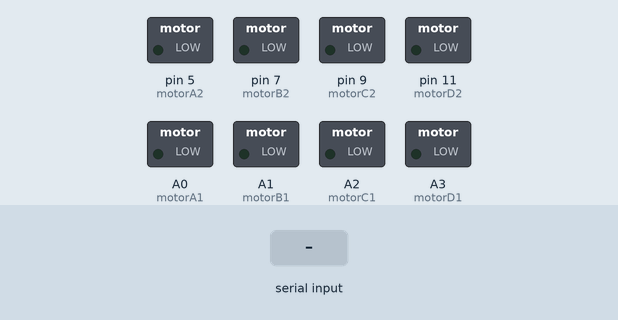
A sketch run on a simulated Arduino Uno, built with avr-gcc and run on an emulated ATmega328P. Shown: switched loads named in the sketch (green lamp = pin HIGH). The test bench sets the inputs (shaded band).

Above: at 1.2 s.
1.3 s: "f" received over Serial
At 2.4 s:
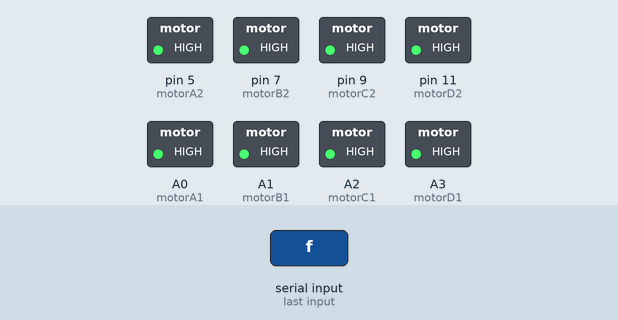
2.8 s: "b" received over Serial
At 3.6 s:
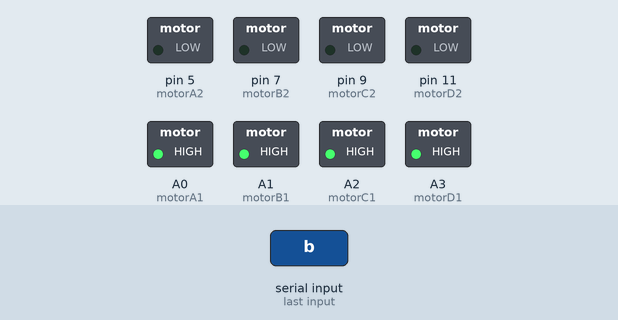
4.3 s: "r" received over Serial
At 4.7 s:
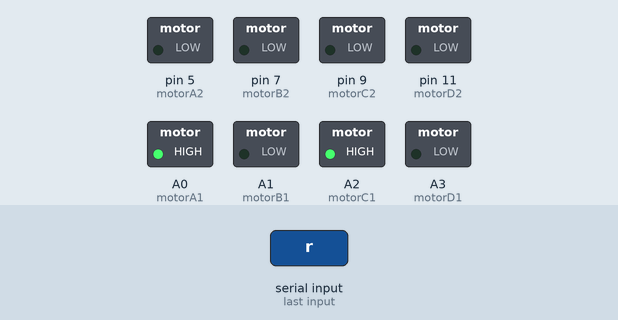
5.8 s: "l" received over Serial
At 7.0 s:
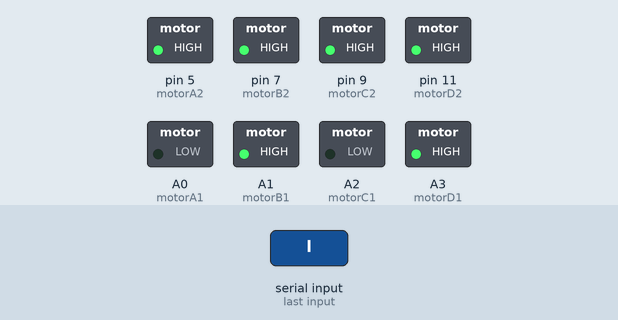
7.3 s: "s" received over Serial
At 8.2 s:
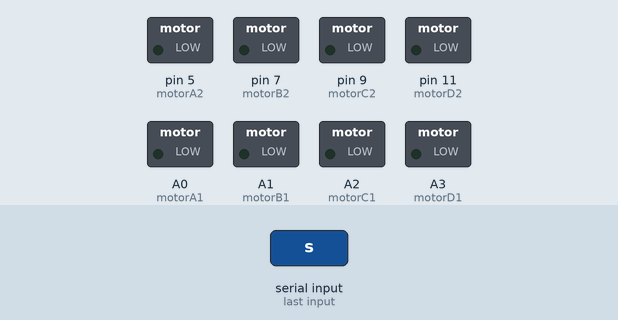
Timing chart, 0 to 9.8 s (numbered marks = the images above; inputs shaded):
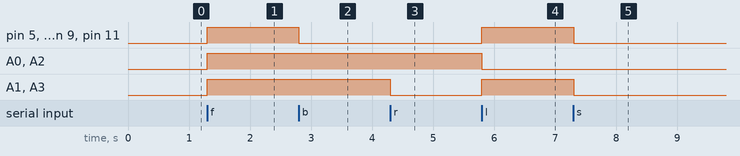

Measured:
- after the input at 1.3 s, pin 5 (motorA2), pin 7 (motorB2), pin 9 (motorC2), pin 11 (motorD2), A0 (motorA1), A1 (motorB1), A2 (motorC1), A3 (motorD1): LOW → HIGH at once
- after the input at 2.8 s, pin 5 (motorA2), pin 7 (motorB2), pin 9 (motorC2), pin 11 (motorD2): HIGH → LOW at once
- after the input at 4.3 s, A1 (motorB1), A3 (motorD1): HIGH → LOW at once
- after the input at 5.8 s, pin 5 (motorA2), pin 7 (motorB2), pin 9 (motorC2), pin 11 (motorD2), A1 (motorB1), A3 (motorD1): LOW → HIGH at once; A0 (motorA1), A2 (motorC1): HIGH → LOW at once
- after the input at 7.3 s, pin 5 (motorA2), pin 7 (motorB2), pin 9 (motorC2), pin 11 (motorD2), A1 (motorB1), A3 (motorD1): HIGH → LOW at once

The sketch:

mdd10a.ino
```cpp
#define motorA1 A0 //pwm
#define motorA2 5 //dir
#define motorB1 A1 //pwm
#define motorB2 7 //dir
#define motorC1 A2 //pwm
#define motorC2 9 //dir
#define motorD1 A3  //pwm
#define motorD2 11//dir
char a;


void setup() {
  // put your setup code here, to run once:
  Serial.begin(9600);
  pinMode(A0,OUTPUT);
  pinMode(5,OUTPUT);
  pinMode(A1,OUTPUT);
  pinMode(7,OUTPUT);
  pinMode(A2,OUTPUT);
  pinMode(9,OUTPUT);
  pinMode(A3,OUTPUT);
  pinMode(11,OUTPUT);
}

void loop() {
  // put your main code here, to run repeatedly:
     //  digitalWrite(enableA,HIGH);
      //digitalWrite(enableB,HIGH);
if(Serial.available())
 {
  a=(char)Serial.read();


    if(a== 'f')
    { analogWrite(motorA1,255);
      digitalWrite(motorA2,HIGH);
      analogWrite(motorB1,255);
      digitalWrite(motorB2,HIGH);
      analogWrite(motorC1,255);
      digitalWrite(motorC2,HIGH);
      analogWrite(motorD1,255);
      digitalWrite(motorD2,HIGH);
    }
   if(a== 'b')
    { analogWrite(motorA1,255);
      digitalWrite(motorA2,LOW);
      analogWrite(motorB1,255);
      digitalWrite(motorB2,LOW);
      analogWrite(motorC1,255);
      digitalWrite(motorC2,LOW);
      analogWrite(motorD1,255);
      digitalWrite(motorD2,LOW);

    }
    if(a== 'r')
    { analogWrite(motorA1,255);
      digitalWrite(motorA2,LOW);
      analogWrite(motorB1,100);
      digitalWrite(motorB2,LOW);
      analogWrite(motorC1,255);
      digitalWrite(motorC2,LOW);
      analogWrite(motorD1,100);
      digitalWrite(motorD2,LOW);


    }
   if(a== 'l')
    { analogWrite(motorA1,100);
      digitalWrite(motorA2,HIGH);
      analogWrite(motorB1,255);
      digitalWrite(motorB2,HIGH);
      analogWrite(motorC1,100);
      digitalWrite(motorC2,HIGH);
      analogWrite(motorD1,255);
      digitalWrite(motorD2,HIGH);


    }
   if(a== 's')
    { digitalWrite(motorA1,LOW);
      digitalWrite(motorA2,LOW);
      digitalWrite(motorB1,LOW);
      digitalWrite(motorB2,LOW);
      digitalWrite(motorC1,LOW);
      digitalWrite(motorC2,LOW);
      digitalWrite(motorD1,LOW);
      digitalWrite(motorD2,LOW);

    }


  }


}
```
